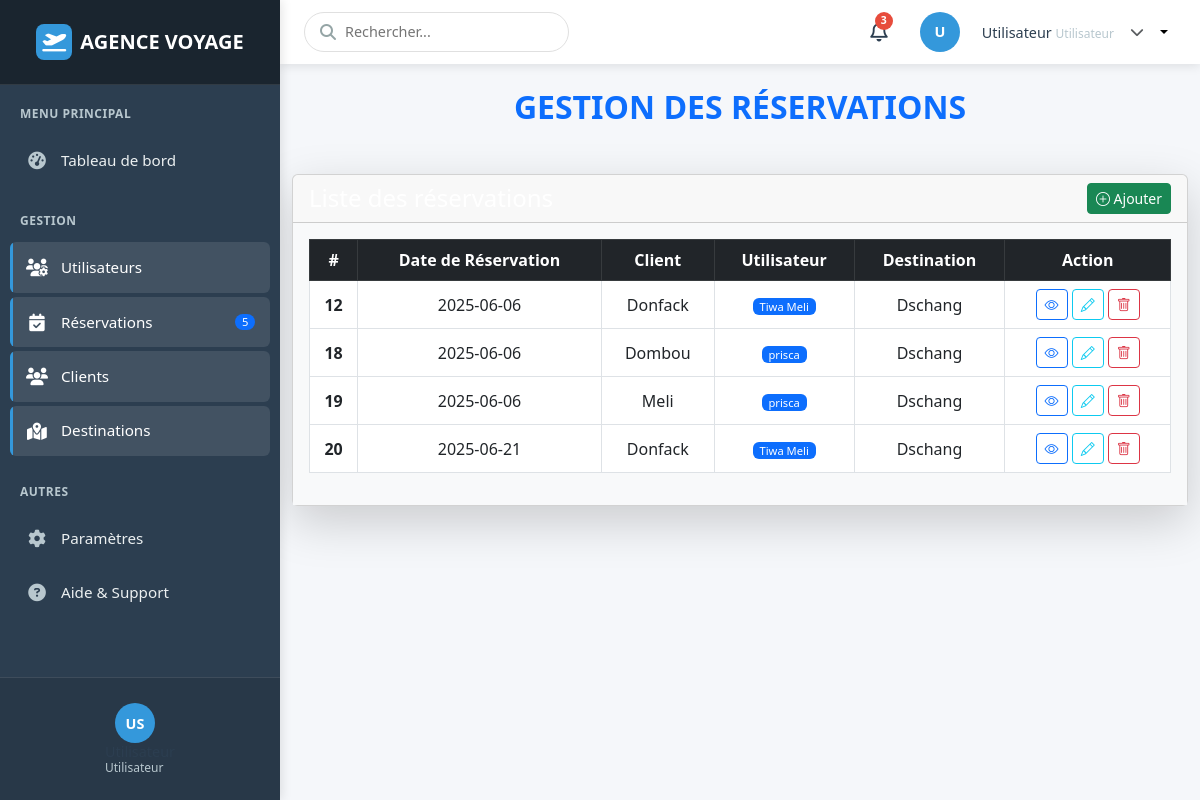
Page /reservation/index.php on the committed database.
### tables this page shows
CREATE TABLE `reservations` (
  `id` int(11) NOT NULL,
  `client_id` int(11) DEFAULT NULL,
  `destination_id` int(11) DEFAULT NULL,
  `date_reservation` date DEFAULT NULL,
  `utilisateur_id` int(11) DEFAULT NULL
);

CREATE TABLE `clients` (
  `id` int(11) NOT NULL,
  `nom` varchar(255) DEFAULT NULL,
  `prenom` varchar(255) DEFAULT NULL,
  `email` varchar(255) DEFAULT NULL,
  `telephone` varchar(20) DEFAULT NULL
);

CREATE TABLE `utilisateurs` (
  `id` int(11) NOT NULL,
  `nom` varchar(255) DEFAULT NULL,
  `email` varchar(255) DEFAULT NULL,
  `mot_de_passe` varchar(255) DEFAULT NULL,
  `role` enum('admin','caissier') DEFAULT NULL
);

CREATE TABLE `destinations` (
  `id` int(11) NOT NULL,
  `pays` varchar(255) DEFAULT NULL,
  `ville` varchar(255) DEFAULT NULL,
  `prix` decimal(10,2) DEFAULT NULL,
  `date_retour` date DEFAULT NULL,
  `statut` enum('en attente','validée','annulée') DEFAULT NULL,
  `date_depart` date DEFAULT NULL
);

### reservation/index.php (the view, shortened to what this page needs)
<?php
include("../connexion.php");
include("../include/header.php");
include("../include/sidebar.php");
$sql = "SELECT * FROM reservations";
$statement = $connect->prepare($sql);
if ($statement->execute()) {
    $reservations = $statement->fetchAll(PDO::FETCH_ASSOC);
} else {
    echo "Erreur lors de la récupération des réservations.";
    $reservations = [];
}
?>
<h2 class="mt-4 text-center text-primary fw-bold">GESTION DES RÉSERVATIONS</h2>
<div class="container my-5">
    <div class="card shadow-lg" style="max-width: 1100px; margin: 0 auto;">
        <div class="card-header bg-gradient-primary text-white d-flex justify-content-between align-items-center">
            <h4 class="mb-0">Liste des réservations</h4>
            <a href="create.php" class="btn btn-success btn-sm">
                <i class="bi bi-plus-circle"></i> Ajouter
            </a>
        </div>
        <div class="card-body bg-light">
            <table class="table table-hover table-bordered align-middle">
                <thead class="table-dark text-center">
                    <tr>
                        <th scope="col">#</th>
                        <th scope="col">Date de Réservation</th>
                        <th scope="col">Client</th>
                        <th scope="col">Utilisateur</th>
                        <th scope="col">Destination</th>
                        <th scope="col">Action</th>
                    </tr>
                </thead>
                <tbody>
                    <?php
                    if (count($reservations) > 0) {
                        foreach ($reservations as $reservation) {
                            $sql = "SELECT * FROM clients WHERE id = :client_id";
                            $statementclient = $connect->prepare($sql);
                            $statementclient->bindValue(':client_id', $reservation['client_id'], PDO::PARAM_INT);
                            $statementclient->execute();
                            $client = $statementclient->fetch(PDO::FETCH_ASSOC);
                            $sql = "SELECT * FROM utilisateurs WHERE id = :utilisateur_id";
                            $statementuser = $connect->prepare($sql);
                            $statementuser->bindValue(':utilisateur_id', $reservation['utilisateur_id'], PDO::PARAM_INT);
                            $statementuser->execute();
                            $utilisateur = $statementuser->fetch(PDO::FETCH_ASSOC);
                            $sql = "SELECT * FROM destinations WHERE id = :destination_id";
                            $statementDestination = $connect->prepare($sql);
                            $statementDestination->bindValue(':destination_id', $reservation['destination_id'], PDO::PARAM_INT);
                            $statementDestination->execute();
                            $destination = $statementDestination->fetch(PDO::FETCH_ASSOC);
                    ?>
                    <tr class="text-center">
                        <th scope="row"><?= htmlspecialchars($reservation["id"]) ?></th>
                        <td><?= htmlspecialchars($reservation["date_reservation"]) ?></td>
                        <td><?= htmlspecialchars($client["nom"]) ?></td>
                        <td>
                            <?php
                            if ($utilisateur) {
                                echo '<span class="badge bg-primary">' . htmlspecialchars($utilisateur["nom"]) . '</span>';
                            } else if (!empty($reservation["utilisateur_id"])) {
                                echo "<span class='text-danger'>Utilisateur introuvable (ID: " . htmlspecialchars($reservation["utilisateur_id"]) . ")</span>";
                            } else {
                                echo "<span class='text-danger'>Aucun utilisateur associé</span>";
                            }
                            ?>
                        </td>
                        <td><?= htmlspecialchars($destination["ville"]) ?></td>
                        <td>
                            <a href="show.php?id=<?= $reservation["id"] ?>" class="btn btn-outline-primary btn-sm" title="Détails">
                                <i class="bi bi-eye"></i>
                            </a>
                            <a href="edit.php?id=<?= $reservation["id"] ?>" class="btn btn-outline-info btn-sm" title="Modifier">
                                <i class="bi bi-pencil"></i>
                            </a>
                            <a href="delete.php?id=<?= $reservation["id"] ?>" class="btn btn-outline-danger btn-sm" title="Supprimer" onclick="return confirm('Voulez-vous vraiment supprimer cette réservation ?');">
                                <i class="bi bi-trash"></i>
                            </a>
                        </td>
                    </tr>
                    <?php
                        }
                    } else {
                        echo "<tr><td colspan='6' class='text-center'>Aucune réservation trouvée.</td></tr>";
                    }
                    ?>
                </tbody>
            </table>
        </div>
    </div>
</div>
<?php include('../include/footer.php'); ?>

### include/header.php (shortened to what this page needs)
<!DOCTYPE html>
<html lang="fr">
<head>
    <link href="https://cdn.jsdelivr.net/npm/bootstrap@5.3.0/dist/css/bootstrap.min.css" rel="stylesheet">
    <link rel="stylesheet" href="https://cdn.jsdelivr.net/npm/bootstrap-icons@1.11.3/font/bootstrap-icons.min.css">
    <link rel="stylesheet" href="https://cdnjs.cloudflare.com/ajax/libs/font-awesome/6.4.0/css/all.min.css">
</head>
<body>
    <header class="main-header">
        <div class="header-content">
            <div class="d-flex align-items-center">
                <div class="search-bar">
                    <i class="fas fa-search"></i>
                    <input type="text" placeholder="Rechercher...">
                </div>
            </div>
            <div class="user-menu">
                <div class="notification-bell">
                    <i class="far fa-bell"></i>
                    <span class="notification-badge">3</span>
                </div>
                <div class="dropdown">
                    <button class="user-profile dropdown-toggle d-flex align-items-center"
                            type="button"
                            id="userDropdown"
                            data-bs-toggle="dropdown"
                            aria-expanded="false">
                        <div class="user-avatar">
                            <?php
                            $initials = '';
                            echo $initials ?: 'U';
                            ?>
                        </div>
                        <div class="user-info d-none d-md-block">
                            <span class="user-name">
                                <?= htmlspecialchars($_SESSION['user']['prenom'] ?? 'Utilisateur') ?>
                            </span>
                            <span class="user-role">
                                <?= htmlspecialchars(ucfirst($_SESSION['user']['role'] ?? 'Utilisateur')) ?>
                            </span>
                        </div>
                        <i class="fas fa-chevron-down ms-1 text-muted small d-none d-md-block"></i>
                    </button>
                </div>
            </div>
        </div>
    </header>
    </body>
    </html>

### include/sidebar.php (shortened to what this page needs)
<div class="sidebar-wrapper">
    <div class="sidebar">
        <div class="sidebar-header text-center py-4">
            <a href="../index.php" class="d-flex align-items-center justify-content-center text-decoration-none">
                <div class="sidebar-logo">
                    <i class="fas fa-plane-departure"></i>
                </div>
                <span class="ms-2 fs-5 fw-bold text-white">AGENCE VOYAGE</span>
            </a>
        </div>
        <div class="sidebar-menu">
            <div class="menu-section">
                <div class="menu-title">MENU PRINCIPAL</div>
                <ul class="nav flex-column">
                    <li class="nav-item">
                        <a href="../home/bord.php" class="nav-link">
                            <span class="icon"><i class="fas fa-tachometer-alt"></i></span>
                            <span class="title">Tableau de bord</span>
                        </a>
                    </li>
                </ul>
            </div>
            <div class="menu-section">
                <div class="menu-title">GESTION</div>
                <ul class="nav flex-column">
                    <li class="nav-item">
                        <a href="../utilisateur/index.php" class="nav-link">
                            <span class="icon"><i class="fas fa-users-cog"></i></span>
                            <span class="title">Utilisateurs</span>
                        </a>
                    </li>
                    <li class="nav-item">
                        <a href="../reservation/index.php" class="nav-link">
                            <span class="icon"><i class="fas fa-calendar-check"></i></span>
                            <span class="title">Réservations</span>
                            <span class="badge bg-primary rounded-pill ms-auto">5</span>
                        </a>
                    </li>
                    <li class="nav-item">
                        <a href="../client/index.php" class="nav-link">
                            <span class="icon"><i class="fas fa-users"></i></span>
                            <span class="title">Clients</span>
                        </a>
                    </li>
                    <li class="nav-item">
                        <a href="../destination/index.php" class="nav-link">
                            <span class="icon"><i class="fas fa-map-marked-alt"></i></span>
                            <span class="title">Destinations</span>
                        </a>
                    </li>
                </ul>
            </div>
            <div class="menu-section">
                <div class="menu-title">AUTRES</div>
                <ul class="nav flex-column">
                    <li class="nav-item">
                        <a href="#" class="nav-link">
                            <span class="icon"><i class="fas fa-cog"></i></span>
                            <span class="title">Paramètres</span>
                        </a>
                    </li>
                    <li class="nav-item">
                        <a href="#" class="nav-link">
                            <span class="icon"><i class="fas fa-question-circle"></i></span>
                            <span class="title">Aide & Support</span>
                        </a>
                    </li>
                </ul>
            </div>
        </div>
        <div class="sidebar-footer">
            <div class="user-info">
                <div class="user-avatar">
                    <?php
                    $initials = '';
                    echo $initials ?: 'US';
                    ?>
                </div>
                <div class="user-details">
                    <div class="user-name">
                    </div>
                    <div class="user-role">
                        <?= htmlspecialchars(ucfirst($_SESSION['user']['role'] ?? 'Utilisateur')) ?>
                    </div>
                </div>
            </div>
        </div>
    </div>
</div>

### include/footer.php (shortened to what this page needs)
</body>
</html>

### include/header.php (style rules this page uses)
:root { --header-height: 64px; --sidebar-width: 280px; --primary-color: #2c3e50; --secondary-color: #3498db; --accent-color: #e74c3c; --light-color: #ecf0f1; --dark-color: #2c3e50; --header-bg: #fff; --header-shadow: 0 2px 10px rgba(0, 0, 0, 0.1); }
body { font-family: 'Segoe UI', Tahoma, Geneva, Verdana, sans-serif; padding-top: var(--header-height); padding-left: var(--sidebar-width); background-color: #f5f7fa; min-height: 100vh; }
.main-header { position: fixed; top: 0; right: 0; left: var(--sidebar-width); height: var(--header-height); background: var(--header-bg); box-shadow: var(--header-shadow); z-index: 1000; transition: all 0.3s ease; display: flex; align-items: center; padding: 0 1.5rem; }
.header-content { display: flex; align-items: center; justify-content: space-between; width: 100%; }
.search-bar { position: relative; max-width: 400px; width: 100%; }
.search-bar input { width: 100%; padding: 0.5rem 1rem 0.5rem 2.5rem; border: 1px solid #e0e0e0; border-radius: 20px; font-size: 0.9rem; transition: all 0.3s ease; }
.search-bar i { position: absolute; left: 1rem; top: 50%; transform: translateY(-50%); color: #95a5a6; }
.user-menu { display: flex; align-items: center; gap: 1.5rem; }
.notification-bell { position: relative; color: var(--dark-color); font-size: 1.25rem; cursor: pointer; }
.notification-badge { position: absolute; top: -5px; right: -5px; background: var(--accent-color); color: white; border-radius: 50%; width: 18px; height: 18px; font-size: 0.65rem; display: flex; align-items: center; justify-content: center; font-weight: 600; }
.user-profile { display: flex; align-items: center; gap: 0.75rem; cursor: pointer; position: relative; background: none; border: none; padding: 0.25rem 0.5rem; border-radius: 20px; transition: all 0.2s ease; }
.user-avatar { width: 36px; height: 36px; border-radius: 50%; background: linear-gradient(135deg, var(--primary-color), var(--secondary-color)); color: white; display: flex; align-items: center; justify-content: center; font-weight: 600; font-size: 0.9rem; flex-shrink: 0; }
.user-info { display: flex; flex-direction: column; text-align: left; }
.user-name { font-weight: 600; font-size: 0.9rem; color: var(--dark-color); margin: 0; line-height: 1.2; white-space: nowrap; }
.user-role { font-size: 0.75rem; color: #7f8c8d; margin: 0; line-height: 1.2; }

### rows in the picture
reservations: id "12", date_reservation "2025-06-06", client.nom "Donfack", utilisateur.nom "Tiwa Meli", destination.ville "Dschang"
reservations: id "18", date_reservation "2025-06-06", client.nom "Dombou", utilisateur.nom "prisca", destination.ville "Dschang"
reservations: id "19", date_reservation "2025-06-06", client.nom "Meli", utilisateur.nom "prisca", destination.ville "Dschang"
reservations: id "20", date_reservation "2025-06-21", client.nom "Donfack", utilisateur.nom "Tiwa Meli", destination.ville "Dschang"

### other values in the picture
$initials ?: 'U' "U"
$_SESSION['user']['prenom'] "Utilisateur"
$_SESSION['user']['role'] "Utilisateur"
$initials ?: 'US' "US"
